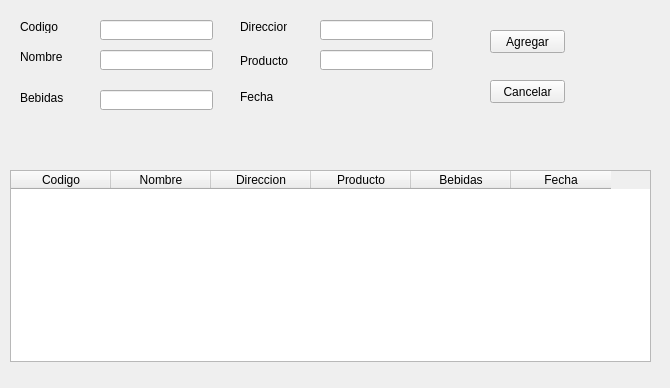
<?xml version="1.0" encoding="UTF-8"?>
<ui version="4.0">
 <class>MainWindow</class>
 <widget class="QMainWindow" name="MainWindow">
  <property name="geometry">
   <rect>
    <x>0</x>
    <y>0</y>
    <width>670</width>
    <height>388</height>
   </rect>
  </property>
  <property name="windowTitle">
   <string>MainWindow</string>
  </property>
  <widget class="QWidget" name="centralwidget">
   <widget class="QLabel" name="label">
    <property name="geometry">
     <rect>
      <x>20</x>
      <y>50</y>
      <width>47</width>
      <height>13</height>
     </rect>
    </property>
    <property name="text">
     <string>Nombre</string>
    </property>
   </widget>
   <widget class="QLabel" name="label_2">
    <property name="geometry">
     <rect>
      <x>240</x>
      <y>20</y>
      <width>47</width>
      <height>13</height>
     </rect>
    </property>
    <property name="text">
     <string>Direccion</string>
    </property>
   </widget>
   <widget class="QLabel" name="label_3">
    <property name="geometry">
     <rect>
      <x>20</x>
      <y>90</y>
      <width>61</width>
      <height>16</height>
     </rect>
    </property>
    <property name="text">
     <string>Bebidas</string>
    </property>
   </widget>
   <widget class="QLabel" name="label_4">
    <property name="geometry">
     <rect>
      <x>240</x>
      <y>50</y>
      <width>61</width>
      <height>21</height>
     </rect>
    </property>
    <property name="text">
     <string>Producto</string>
    </property>
   </widget>
   <widget class="QLabel" name="label_5">
    <property name="geometry">
     <rect>
      <x>240</x>
      <y>90</y>
      <width>47</width>
      <height>13</height>
     </rect>
    </property>
    <property name="text">
     <string>Fecha</string>
    </property>
   </widget>
   <widget class="QLineEdit" name="lneNombrePedido">
    <property name="enabled">
     <bool>true</bool>
    </property>
    <property name="geometry">
     <rect>
      <x>100</x>
      <y>50</y>
      <width>113</width>
      <height>20</height>
     </rect>
    </property>
   </widget>
   <widget class="QLineEdit" name="lneDireccionPedido">
    <property name="geometry">
     <rect>
      <x>320</x>
      <y>20</y>
      <width>113</width>
      <height>20</height>
     </rect>
    </property>
   </widget>
   <widget class="QLineEdit" name="lneProductoPedidos">
    <property name="geometry">
     <rect>
      <x>320</x>
      <y>50</y>
      <width>113</width>
      <height>20</height>
     </rect>
    </property>
   </widget>
   <widget class="QLineEdit" name="lneBebidaPedidos">
    <property name="geometry">
     <rect>
      <x>100</x>
      <y>90</y>
      <width>113</width>
      <height>20</height>
     </rect>
    </property>
   </widget>
   <widget class="QPushButton" name="btnAgregarPedidos">
    <property name="geometry">
     <rect>
      <x>490</x>
      <y>30</y>
      <width>75</width>
      <height>23</height>
     </rect>
    </property>
    <property name="text">
     <string>Agregar</string>
    </property>
   </widget>
   <widget class="QPushButton" name="btnCancelar">
    <property name="geometry">
     <rect>
      <x>490</x>
      <y>80</y>
      <width>75</width>
      <height>23</height>
     </rect>
    </property>
    <property name="text">
     <string>Cancelar</string>
    </property>
   </widget>
   <widget class="QTableWidget" name="tblPedidos">
    <property name="geometry">
     <rect>
      <x>10</x>
      <y>170</y>
      <width>641</width>
      <height>192</height>
     </rect>
    </property>
    <property name="editTriggers">
     <set>QAbstractItemView::NoEditTriggers</set>
    </property>
    <property name="dragEnabled">
     <bool>false</bool>
    </property>
    <property name="alternatingRowColors">
     <bool>true</bool>
    </property>
    <property name="selectionMode">
     <enum>QAbstractItemView::SingleSelection</enum>
    </property>
    <property name="selectionBehavior">
     <enum>QAbstractItemView::SelectRows</enum>
    </property>
    <column>
     <property name="text">
      <string>Codigo</string>
     </property>
    </column>
    <column>
     <property name="text">
      <string>Nombre</string>
     </property>
    </column>
    <column>
     <property name="text">
      <string>Direccion</string>
     </property>
    </column>
    <column>
     <property name="text">
      <string>Producto</string>
     </property>
    </column>
    <column>
     <property name="text">
      <string>Bebidas</string>
     </property>
    </column>
    <column>
     <property name="text">
      <string>Fecha</string>
     </property>
    </column>
   </widget>
   <widget class="QLineEdit" name="lneCodigo">
    <property name="geometry">
     <rect>
      <x>100</x>
      <y>20</y>
      <width>113</width>
      <height>20</height>
     </rect>
    </property>
    <property name="text">
     <string/>
    </property>
   </widget>
   <widget class="QLabel" name="label_6">
    <property name="geometry">
     <rect>
      <x>20</x>
      <y>20</y>
      <width>47</width>
      <height>13</height>
     </rect>
    </property>
    <property name="text">
     <string>Codigo</string>
    </property>
   </widget>
   <widget class="QLabel" name="txeFecha">
    <property name="geometry">
     <rect>
      <x>320</x>
      <y>90</y>
      <width>111</width>
      <height>21</height>
     </rect>
    </property>
    <property name="text">
     <string/>
    </property>
   </widget>
  </widget>
 </widget>
 <resources/>
 <connections/>
</ui>
